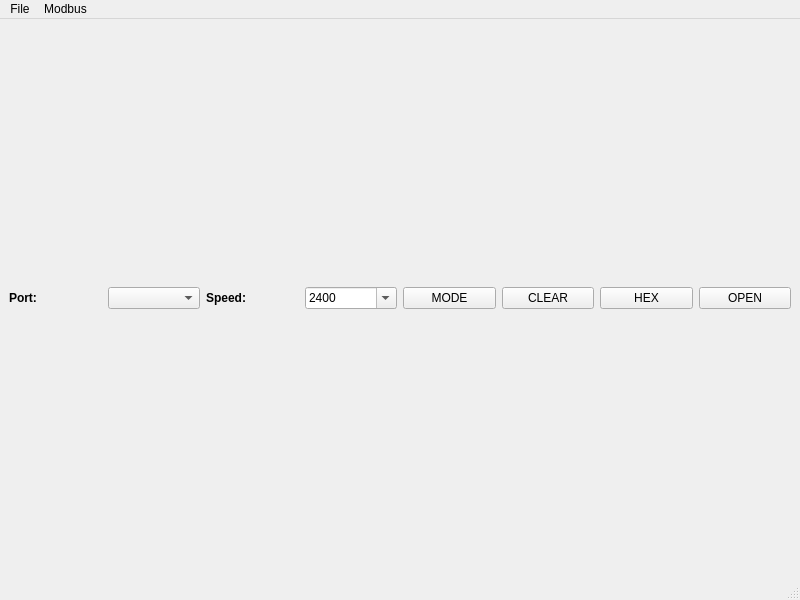
<?xml version="1.0" encoding="UTF-8"?>
<ui version="4.0">
 <class>MainWindow</class>
 <widget class="QMainWindow" name="MainWindow">
  <property name="geometry">
   <rect>
    <x>0</x>
    <y>0</y>
    <width>800</width>
    <height>600</height>
   </rect>
  </property>
  <property name="windowTitle">
   <string>MainWindow</string>
  </property>
  <widget class="QWidget" name="centralwidget">
   <layout class="QGridLayout" name="gridLayout">
    <item row="0" column="2">
     <widget class="QLabel" name="label_2">
      <property name="text">
       <string>&lt;b&gt;Speed:&lt;/b&gt;</string>
      </property>
     </widget>
    </item>
    <item row="0" column="0">
     <widget class="QLabel" name="label">
      <property name="text">
       <string>&lt;b&gt;Port:&lt;/b&gt;</string>
      </property>
     </widget>
    </item>
    <item row="0" column="3">
     <widget class="QComboBox" name="speedBox">
      <property name="editable">
       <bool>true</bool>
      </property>
      <item>
       <property name="text">
        <string>2400</string>
       </property>
      </item>
      <item>
       <property name="text">
        <string>9600</string>
       </property>
      </item>
      <item>
       <property name="text">
        <string>19200</string>
       </property>
      </item>
      <item>
       <property name="text">
        <string>115200</string>
       </property>
      </item>
     </widget>
    </item>
    <item row="0" column="5">
     <widget class="QPushButton" name="clearB">
      <property name="text">
       <string>CLEAR</string>
      </property>
     </widget>
    </item>
    <item row="0" column="6">
     <widget class="QPushButton" name="hexB">
      <property name="text">
       <string>HEX</string>
      </property>
      <property name="checkable">
       <bool>true</bool>
      </property>
     </widget>
    </item>
    <item row="0" column="1">
     <widget class="QComboBox" name="portBox">
      <property name="editable">
       <bool>false</bool>
      </property>
     </widget>
    </item>
    <item row="0" column="7">
     <widget class="QPushButton" name="connectB">
      <property name="text">
       <string>OPEN</string>
      </property>
      <property name="checkable">
       <bool>false</bool>
      </property>
      <property name="flat">
       <bool>false</bool>
      </property>
     </widget>
    </item>
    <item row="1" column="0" colspan="8">
     <layout class="QVBoxLayout" name="vBox"/>
    </item>
    <item row="0" column="4">
     <widget class="QPushButton" name="modeB">
      <property name="text">
       <string>MODE</string>
      </property>
      <property name="checkable">
       <bool>true</bool>
      </property>
      <property name="flat">
       <bool>false</bool>
      </property>
     </widget>
    </item>
   </layout>
  </widget>
  <widget class="QMenuBar" name="menubar">
   <property name="geometry">
    <rect>
     <x>0</x>
     <y>0</y>
     <width>800</width>
     <height>26</height>
    </rect>
   </property>
   <widget class="QMenu" name="menuFile">
    <property name="title">
     <string>File</string>
    </property>
    <addaction name="actionExit"/>
   </widget>
   <widget class="QMenu" name="menuModbus">
    <property name="title">
     <string>Modbus</string>
    </property>
    <addaction name="actionSearch_for_packages"/>
    <addaction name="actionPaste_Modbus_RTU_CRC"/>
   </widget>
   <addaction name="menuFile"/>
   <addaction name="menuModbus"/>
  </widget>
  <widget class="QStatusBar" name="statusbar"/>
  <action name="actionExit">
   <property name="text">
    <string>Exit</string>
   </property>
  </action>
  <action name="actionSearch_for_packages">
   <property name="checkable">
    <bool>true</bool>
   </property>
   <property name="text">
    <string>Search for packages</string>
   </property>
  </action>
  <action name="actionPaste_Modbus_RTU_CRC">
   <property name="text">
    <string>Calculate Modbus RTU CRC</string>
   </property>
  </action>
 </widget>
 <resources/>
 <connections>
  <connection>
   <sender>actionExit</sender>
   <signal>triggered()</signal>
   <receiver>MainWindow</receiver>
   <slot>close()</slot>
   <hints>
    <hint type="sourcelabel">
     <x>-1</x>
     <y>-1</y>
    </hint>
    <hint type="destinationlabel">
     <x>399</x>
     <y>299</y>
    </hint>
   </hints>
  </connection>
 </connections>
</ui>
